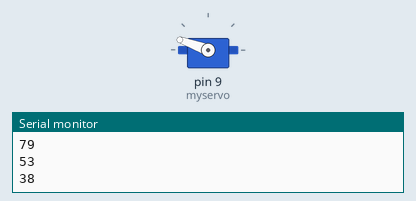
The sketch below on a simulated Arduino Uno, built with avr-gcc and run on an emulated ATmega328P. On the bench: servo, the last lines printed to the serial monitor. Random numbers use the default seed unless the sketch sets one.

Above: at 0.15 s.
At 9.13 s:
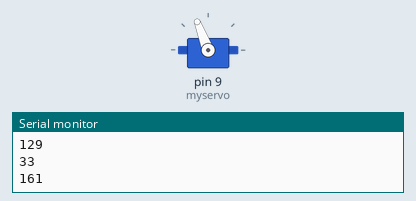
At 18.47 s:
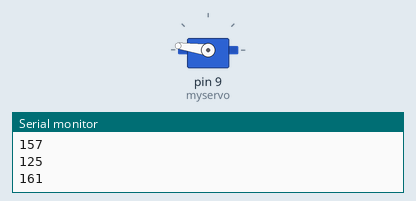
At 39.5 s:
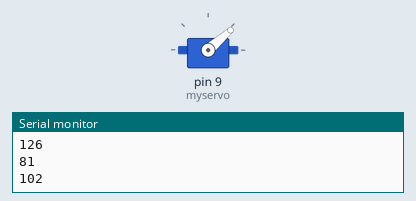
Timing chart, 0 to 40.0 s (numbered marks = the images above):
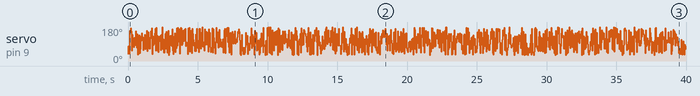

The sketch:

catTest.ino
```cpp
/*
 Controlling a servo position using a potentiometer (variable resistor)
 by Michal Rinott <http://people.interaction-ivrea.it/m.rinott>
 modified on 8 Nov 2013
 by Scott Fitzgerald
 http://www.arduino.cc/en/Tutorial/Knob

 Modified by Amelia Tziougras February 10 2021
*/

#include <Servo.h>


Servo myservo;  // create servo object to control a servo


int val;


void setup() {
  Serial.begin(9600);
  myservo.attach(9);  // attaches the servo on pin 9 to the servo object


}

void loop() {

  val = random (30, 180);     // chooses a random value between 30 and 180 to set the servo to
  myservo.write(val);                  // sets the servo position according to the scaled value
  delay(35); // waits for the servo to get there
  Serial.println(val);


}
```
